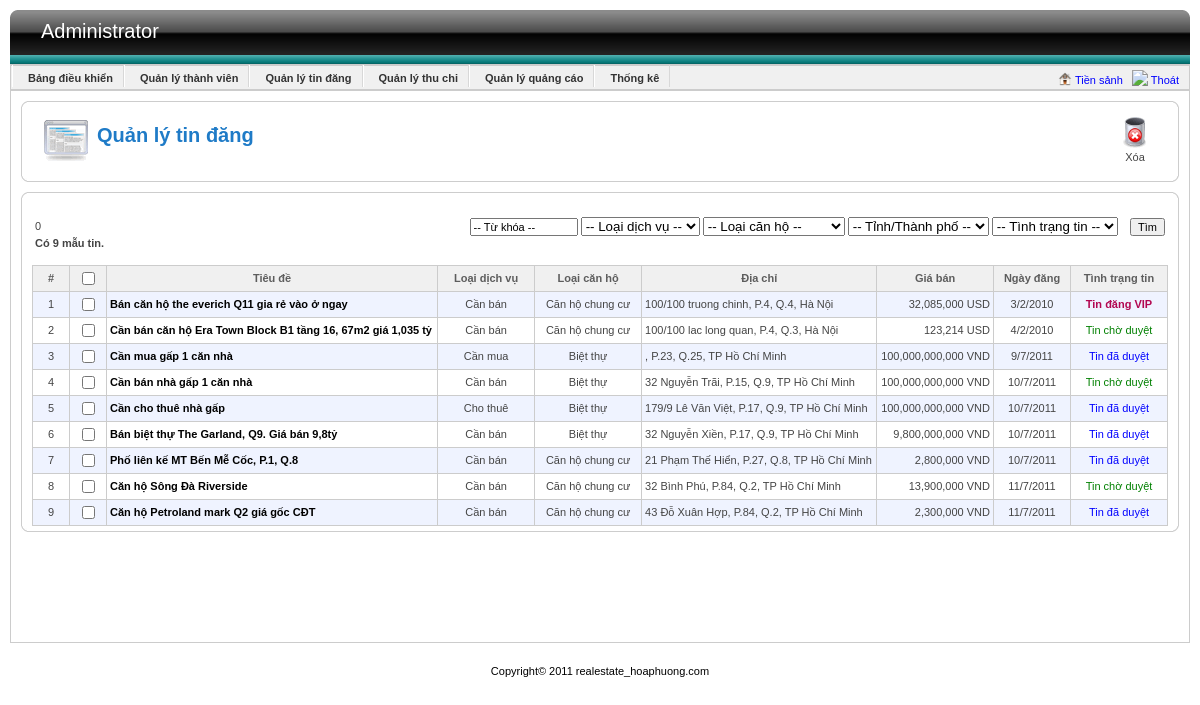
Page /Source/admin/index.php?view=article (signed in) on the committed database.
### tables this page shows
CREATE TABLE IF NOT EXISTS `dichvu` (
  `id` int(11) NOT NULL AUTO_INCREMENT,
  `tieude` text NOT NULL,
  `mota` text,
  `chusohuu` int(11) DEFAULT NULL,
  `phuong` int(11) DEFAULT NULL,
  `quan` int(11) DEFAULT NULL,
  `tinh` int(11) DEFAULT NULL,
  `ngaydang` datetime DEFAULT NULL,
  `ngaycapnhat` datetime DEFAULT NULL,
  `duong` text,
  `rong` float DEFAULT NULL,
  `dai` float DEFAULT NULL,
  `tang` int(11) DEFAULT NULL,
  `sophongngu` int(11) DEFAULT NULL,
  `sophongtam` int(11) DEFAULT NULL,
  `giaban` float DEFAULT NULL,
  `donvitien` int(11) DEFAULT NULL,
  `status` int(11) DEFAULT NULL,
  `thoihantin` int(11) DEFAULT NULL,
  `loainha` int(11) DEFAULT NULL,
  `phaply` int(11) DEFAULT NULL,
  `huongnha` int(11) DEFAULT NULL,
  `khuyenmai` text,
  `loaidv` int(11) DEFAULT NULL,
  `donvidv` int(11) DEFAULT NULL,
  `x` varchar(45) DEFAULT NULL,
  `y` varchar(45) DEFAULT NULL,
  `khanang` int(11) DEFAULT NULL,
  `rank` int(11) DEFAULT NULL,
  `sonha` varchar(20) DEFAULT NULL,
  PRIMARY KEY (`id`),
  KEY `fk_thongtinnhadat_phuong` (`phuong`),
  KEY `fk_thongtinhnhadat_khachhang` (`chusohuu`),
  KEY `fk_thongtinnhaban_loainha` (`loainha`),
  KEY `fk_thongtinhnhaban_phaply` (`phaply`),
  KEY `FK_thongtinnhaban_huongnha` (`huongnha`),
  KEY `fk_thongtinnhaban_quan` (`quan`),
  KEY `fk_thongtinnhaban_tinh` (`tinh`),
  KEY `fk_dichvu_user` (`chusohuu`),
  KEY `fk_dichvu_loaidv` (`loaidv`),
  KEY `fk_dichvu` (`donvitien`),
  KEY `fk_dichvu_huong` (`huongnha`),
  KEY `fk_dichvu_loaicanho` (`loainha`),
  KEY `fk_dichvu_tinh` (`tinh`),
  KEY `fk_dichvu_quan` (`quan`),
  KEY `fk_dichvu_phuong` (`phuong`),
  KEY `fk_dichvu_phaply` (`phaply`),
  KEY `fk_dichvu_donvidv` (`donvidv`),
  KEY `fk_dichvu_khanang` (`khanang`)
);

CREATE TABLE IF NOT EXISTS `loaidichvu` (
  `id` int(11) NOT NULL AUTO_INCREMENT,
  `ten` varchar(45) DEFAULT NULL,
  PRIMARY KEY (`id`)
);

CREATE TABLE IF NOT EXISTS `loainha` (
  `id` int(11) NOT NULL AUTO_INCREMENT,
  `ten` varchar(45) DEFAULT NULL,
  PRIMARY KEY (`id`)
);

CREATE TABLE IF NOT EXISTS `tinh` (
  `id` int(11) NOT NULL AUTO_INCREMENT,
  `ten` varchar(45) DEFAULT NULL,
  PRIMARY KEY (`id`)
);

CREATE TABLE IF NOT EXISTS `donvitien` (
  `id` int(11) NOT NULL AUTO_INCREMENT,
  `ten` varchar(45) DEFAULT NULL,
  `tigia` int(11) DEFAULT NULL,
  PRIMARY KEY (`id`)
);

### Source/DAO/config.php (called while the page is built, shortened)
<?php
   	$databaseName = "qldo";
?>

### Source/DAO/DataProvider.php (called while the page is built, shortened)
<?php
class DataProvider
{
	public static function Query($sql)
	{
		include('config.php');
		if (!($connection = @mysql_connect($hostName,$username,$password)))
			die ("Couldn't connect to database");
		if (!($result = @mysql_query($sql, $connection)))
			showError();
		return $result;
	}
}
?>

### Source/DAO/TinDangDAO.php (called while the page is built, shortened)
<?php
	include_once("DataProvider.php");
	class TinDangDAO
	{
		public static function GetAllTinDang()
		{
			$strSQL = "	select * from dichvu
						where status!=-1";
			$result = DataProvider::Query($strSQL);
			while ($row= mysql_fetch_array ($result,MYSQL_BOTH))
                $return[]=$row;
            return $return;
		}
	}
?>

### Source/BUS/TinDangBUS.php (called while the page is built, shortened)
<?php
	include_once (str_replace("//","/",dirname(__FILE__)."/")  . "../DAO/TinDangDAO.php");
	class TinDangBUS
	{
		public static function GetAllTinDang()
		{
			return TinDangDAO::GetAllTinDang();
		}
	}
?>

### Source/DAO/LoaiDVDAO.php (called while the page is built, shortened)
<?php
	include_once("DataProvider.php");
	class LoaiDVDAO
	{
		public static function GetLoaiDVByID($id)
		{
			$strSQL = "select *
					   from loaidichvu
					   where id='$id'";
            $result = DataProvider::Query($strSQL);
            return mysql_fetch_array($result);
		}
	}
?>

### Source/BUS/LoaiDVBUS.php (called while the page is built)
<?php
	include_once (str_replace("//","/",dirname(__FILE__)."/")  . "../DAO/LoaiDVDAO.php");
	class LoaiDVBUS
	{
		public static function GetLoaiDVByID($id)
		{
			return LoaiDVDAO::GetLoaiDVByID($id);
		}
	}
?>

### Source/DAO/LoaiNhaDAO.php (called while the page is built, shortened)
<?php
	include_once("DataProvider.php");
?>
<?php
	class LoaiNhaDAO
	{
		public static function getById($id)
		{
			$strSQL = "select * from loainha where id='$id'";
				$result = DataProvider::Query($strSQL);
				return mysql_fetch_row ($result,MYSQL_BOTH);
		}
	}
?>

### Source/BUS/LoaiNhaBUS.php (called while the page is built, shortened)
<?php
	include_once (str_replace("//","/",dirname(__FILE__)."/")  . "../DAO/LoaiNhaDAO.php");
?>
<?php
	class LoaiNhaBUS
	{
		public static function getById($id)
		{
			return LoaiNhaDAO::getById($id);
		}
	}
?>

### Source/DAO/TinhDAO.php (called while the page is built, shortened)
<?php
	include_once("DataProvider.php");
?>
<?php
	class TinhDAO
	{
    	public static function getTinhById($id)
        {
            $strSQL = "select *
					from tinh where id=$id";
            $result = DataProvider::Query($strSQL);
            return mysql_fetch_row($result,MYSQL_BOTH);
        }
	}
?>

### Source/BUS/TinhBUS.php (called while the page is built, shortened)
<?php
	include_once (str_replace("//","/",dirname(__FILE__)."/")  . "../DAO/TinhDAO.php");
	class TinhBUS
	{
		public static function getTinhById($tinh)
        {
            return TinhDAO::getTinhById($tinh);
        }
	}
?>

### Source/DAO/DonviTienDAO.php (called while the page is built, shortened)
<?php
	include_once("DataProvider.php");
?>
<?php
class DonviTienDAO{
	public static function selectId($id)
    {
        $strSQL = "select * from donvitien where id='$id'";
         $result = DataProvider::Query($strSQL);
         return mysql_fetch_row($result,MYSQL_BOTH);
    }
}
?>

### Source/BUS/DonviTienBUS.php (called while the page is built, shortened)
<?php
	include_once (str_replace("//","/",dirname(__FILE__)."/")  . "../DAO/DonviTienDAO.php");
class DonViTienBUS
{
    public static function selectId($id)
    {
        return DonviTienDAO::selectId($id);
    }
}
?>

### Source/module/Utils/Utils.php (called while the page is built, shortened)
<?php
class Utils
{
	public static function convertTimeDMY($time)
    {
		if($time != null)
		{
    	$arrDate = explode ("-", $time);
    	$d = (int) $arrDate[2];
    	$m = (int) $arrDate[1];
    	$y = (int) $arrDate[0];
    	$time_out = $d."/".$m."/".$y;
    	return $time_out;
		}
		return null;
    }
}
?>

### Source/admin/module/tindang/listArticle.php (the view, shortened to what this page needs)
<?php
	$PATH = str_replace('//','/',dirname(__FILE__).'/');
	include_once($PATH . "../../../BUS/TinDangBUS.php");
	include_once($PATH . "../../../BUS/LoaiDVBUS.php");
	include_once($PATH . "../../../BUS/TinhBUS.php");
	include_once($PATH . "../../../BUS/DonviTienBUS.php");
	include_once($PATH . "../../../module/Utils/Utils.php");
	$tukhoa = isset($_REQUEST["tukhoa"])?$_REQUEST["tukhoa"]:-1;
?>
<div id="listItem">
	<div class="tl"></div>
	<div class="tr"></div>
	<div class="tm"></div>
	<div class="mid">
		<form method="post" name="frmListItem" id="frmListItem">
			<table width="100%" border="0" align="center" cellpadding="0" cellspacing="0">
				<tr>
					<td width="30%">
						<?php
							$listAllTinDang = TinDangBUS::GetAllTinDang();
							$j = 0;
							echo "<br>".$j."<br>";
							echo "<b>Có ".count($listAllTinDang)." mẫu tin.</b>";
						?>
					</td>
					<td width="70%" align="right">
						<input id="tukhoa" type="text" style="width: 100px;"
							value="<?php if ($tukhoa == -1) echo '-- Từ khóa --'; else echo $tukhoa;?>"
							onfocus="select();" onblur="nhapMaSoTin(this);">
						<select id="loaidv">
							<option value="-1">-- Loại dịch vụ --</option>
						</select>
						<select id="loainha">
							<option value="-1">-- Loại căn hộ --</option>
							<?php
								include("../BUS/LoaiNhaBUS.php");
							?>
						</select>
						<select id="tinh">
							<option value="-1">-- Tỉnh/Thành phố --</option>
						</select>
						<select id="type">
							<option value="-2">-- Tình trạng tin --</option>
						</select>&nbsp;&nbsp;&nbsp;
						<input type="button" value="Tìm" onclick="return loadTinDangByFilter();" />
					</td>
				</tr>
			</table>
			<div class="list">
				<table width="100%" border="0" cellspacing="0" cellpadding="0">
					<tr class="title">
						<td width="30px" align="center">#</td>
						<td width="30px" align="center">
							<input type="checkbox" onclick="checkAll(this);" /></td>
						<td align="center">Tiêu đề</td>
						<td width="90px" align="center">Loại dịch vụ</td>
						<td width="100px" align="center">Loại căn hộ</td>
						<td align="center">Địa chỉ</td>
						<td align="center">Giá bán</td>
						<td width="70px" align="center">Ngày đăng</td>
						<td width="90px" align="center">Tình trạng tin</td>
					</tr>
					<?php
						for ($i=0;$i<count($listAllTinDang);$i++)
						{
					?>
					<tr style="background:<?php echo ($i%2==0) ? "#EFF3FF" : "white"; ?>;">
						<td align="center"><?php echo $i+1; ?></td>
						<td align="center"><input type="checkbox" name="cbTinDang" id="cbTinDang" value="<?php echo $listAllTinDang[$i]["id"]; ?>" onclick="Check_Click(this)"></td>
						<td class="m_name"><?php echo "<a href='index.php?view=article&do=edit&aid=".$listAllTinDang[$i]["id"]."'>".$listAllTinDang[$i]["tieude"]."</a>"; ?></td>
						<?php
							$loaidv = LoaiDVBUS::GetLoaiDVByID($listAllTinDang[$i]["loaidv"]);
							echo "<td align='center'>".$loaidv[1]."</td>";
							$loainha = LoaiNhaBUS::getById($listAllTinDang[$i]["loainha"]);
							echo "<td align='center'>".$loainha[1]."</td>";
							echo "<td>".$listAllTinDang[$i]["sonha"]." ".$listAllTinDang[$i]["duong"].", P.".$listAllTinDang[$i]["phuong"].", Q.".$listAllTinDang[$i]["quan"].", ";
							$tinh = TinhBUS::getTinhById($listAllTinDang[$i]["tinh"]);
							echo $tinh[1]."</td>";
							$donviTien = DonViTienBUS::selectId($listAllTinDang[$i]["donvitien"]);
							echo "<td align='right'>".number_format($listAllTinDang[$i]["giaban"])." $donviTien[1]</td>";
							if ($listAllTinDang[$i]["ngaydang"] != null)
							{
								$date = Utils::convertTimeDMY($listAllTinDang[$i]["ngaydang"]);
								echo "<td align='center'>".$date."</td>";
							}
							else
								echo "<td></td>";
							switch ($listAllTinDang[$i]["status"])
							{
								case 0:
									echo "<td align='center' style='color:green;'>Tin chờ duyệt</td>";
									break;
								case 1:
									echo "<td align='center' style='color:blue;'>Tin đã duyệt</td>";
									break;
								case 2:
									echo "<td align='center' style='color:#B20751; font-weight:bold;'>Tin đăng VIP</td>";
									break;
							}
						?>
					</tr>
					<?php
						}
					?>
				</table>
			</div>
		</form>
	</div>
	<div class="bl"></div>
	<div class="br"></div>
	<div class="bm"></div>
</div>

### Source/admin/css/admin.css (style rules this page uses)
a,a:visited { color:#024EFD; text-decoration: none; cursor:pointer; }
body { font-family: Tahoma, Arial, Verdana, sans-serif; font-size: 11px; line-height: 17px; font-weight: normal; color: #444444; text-decoration: none; margin: 0px; padding: 0px; text-align:center }
input { font-size:11px; }
td { padding:3px }
.tl { background:url(../images/j_crn_tl_light.png) left top; width:6px; height:6px; float:left }
.tr { background:url(../images/j_crn_tr_light.png) left top; width:6px; height:6px; float:right }
.tm { height:6px;background:url(../images/j_border.png) left top repeat-x; display:block; }
.mid { border-left:1px solid #CDCDCD ; border-right:1px solid #CDCDCD; padding-left:10px; padding-right:10px; }
.bl { background:url(../images/j_crn_bl_light.png) left top; width:6px; height:6px; float:left }
.br { background:url(../images/j_crn_br_light.png) left top; width:6px; height:6px; float:right }
.bm { height:6px;;background:url(../images/j_border.png) left bottom repeat-x; display:block }
#listItem { height:1% }
#listItem .list { margin-top:10px; }
#listItem .list table { border-top:1px solid #ccc; border-left:1px solid #ccc; }
#listItem .list td { border-right:1px solid #ccc; border-bottom:1px solid #ccc; padding:3px }
#listItem .title { background:#f0f0f0; font-size:11px; font-weight:600 }
.title { font-size:11px; font-weight:600; color:#5D5D5D }
.m_name { font-weight:bold; }
.m_name a { color:#000; }

### rows in the picture
dichvu: tieude "Bán căn hộ the everich Q11 gia rẻ vào ở ngay", loaidv.ten "Cần bán", loainha.ten "Căn hộ chung cư", sonha "100/100", duong "truong chinh", phuong "4", quan "4", tinh.ten "Hà Nội", giaban "32,085,000", donvitien.ten "USD", ngaydang "3/2/2010", status "Tin đăng VIP"
dichvu: tieude "Cần bán căn hộ Era Town Block B1 tầng 16, 67m2 giá 1,035 tỷ", loaidv.ten "Cần bán", loainha.ten "Căn hộ chung cư", sonha "100/100", duong "lac long quan", phuong "4", quan "3", tinh.ten "Hà Nội", giaban "123,214", donvitien.ten "USD", ngaydang "4/2/2010", status "Tin chờ duyệt"
dichvu: tieude "Cần mua gấp 1 căn nhà", loaidv.ten "Cần mua", loainha.ten "Biệt thự", phuong "23", quan "25", tinh.ten "TP Hồ Chí Minh", giaban "100,000,000,000", donvitien.ten "VND", ngaydang "9/7/2011", status "Tin đã duyệt"
dichvu: tieude "Cần bán nhà gấp 1 căn nhà", loaidv.ten "Cần bán", loainha.ten "Biệt thự", sonha "32", duong "Nguyễn Trãi", phuong "15", quan "9", tinh.ten "TP Hồ Chí Minh", giaban "100,000,000,000", donvitien.ten "VND", ngaydang "10/7/2011", status "Tin chờ duyệt"
dichvu: tieude "Cần cho thuê nhà gấp", loaidv.ten "Cho thuê", loainha.ten "Biệt thự", sonha "179/9", duong "Lê Văn Việt", phuong "17", quan "9", tinh.ten "TP Hồ Chí Minh", giaban "100,000,000,000", donvitien.ten "VND", ngaydang "10/7/2011", status "Tin đã duyệt"
dichvu: tieude "Bán biệt thự The Garland, Q9. Giá bán 9,8tỷ", loaidv.ten "Cần bán", loainha.ten "Biệt thự", sonha "32", duong "Nguyễn Xiền", phuong "17", quan "9", tinh.ten "TP Hồ Chí Minh", giaban "9,800,000,000", donvitien.ten "VND", ngaydang "10/7/2011", status "Tin đã duyệt"
dichvu: tieude "Phố liên kế MT Bến Mễ Cốc, P.1, Q.8", loaidv.ten "Cần bán", loainha.ten "Căn hộ chung cư", sonha "21", duong "Phạm Thế Hiển", phuong "27", quan "8", tinh.ten "TP Hồ Chí Minh", giaban "2,800,000", donvitien.ten "VND", ngaydang "10/7/2011", status "Tin đã duyệt"
dichvu: tieude "Căn hộ Sông Đà Riverside", loaidv.ten "Cần bán", loainha.ten "Căn hộ chung cư", sonha "32", duong "Bình Phú", phuong "84", quan "2", tinh.ten "TP Hồ Chí Minh", giaban "13,900,000", donvitien.ten "VND", ngaydang "11/7/2011", status "Tin chờ duyệt"
dichvu: tieude "Căn hộ Petroland mark Q2 giá gốc CĐT", loaidv.ten "Cần bán", loainha.ten "Căn hộ chung cư", sonha "43", duong "Đỗ Xuân Hợp", phuong "84", quan "2", tinh.ten "TP Hồ Chí Minh", giaban "2,300,000", donvitien.ten "VND", ngaydang "11/7/2011", status "Tin đã duyệt"

### other values in the picture
$j "0"
count($listAllTinDang) "9"
